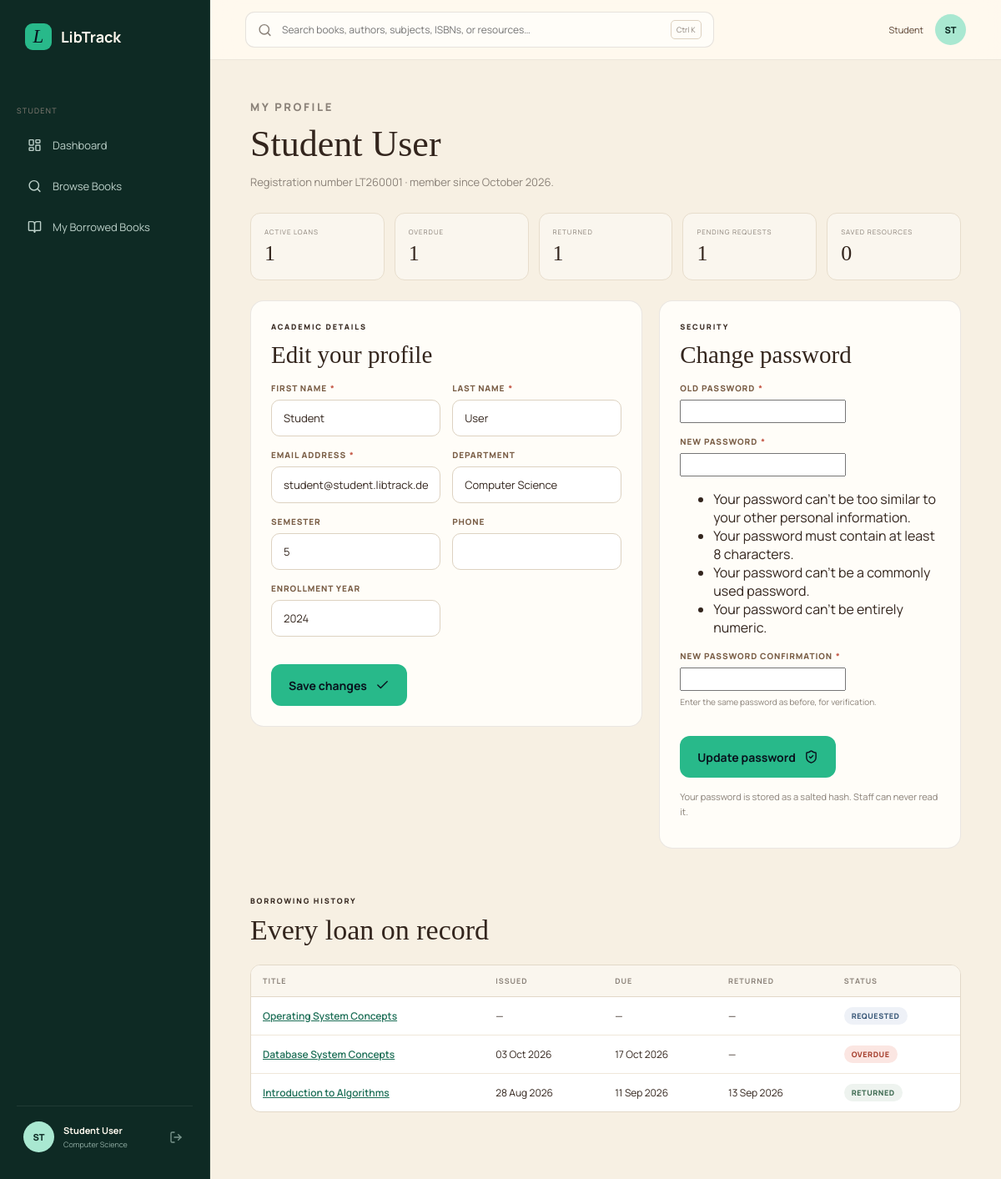
The app's page /student/profile/ (signed in) with its own data.
### core/models.py (models this page shows, shortened)
class TimestampedModel(models.Model):
    created_at = models.DateTimeField(auto_now_add=True)
    updated_at = models.DateTimeField(auto_now=True)
    class Meta:
        abstract = True

class StudentProfile(TimestampedModel):
    user = models.OneToOneField(
        settings.AUTH_USER_MODEL, on_delete=models.CASCADE, related_name="student_profile")
    student_id = models.CharField(max_length=32, unique=True)
    department = models.CharField(max_length=100, blank=True)
    semester = models.PositiveSmallIntegerField(
        null=True, blank=True,
        validators=[MinValueValidator(1), MaxValueValidator(12)])
    phone = models.CharField(max_length=24, blank=True)
    enrollment_year = models.PositiveSmallIntegerField(null=True, blank=True)
    is_active = models.BooleanField(default=True, db_index=True)
    class Meta:
        ordering = ["student_id"]
        indexes = [
            models.Index(fields=["department", "semester"], name="student_dept_sem_idx"),
        ]
        constraints = [
            models.CheckConstraint(
                condition=models.Q(semester__isnull=True)
                | models.Q(semester__gte=1, semester__lte=12),
                name="student_semester_1_to_12"),
        ]
    @property
    def display_name(self):
        return self.user.get_full_name() or self.user.get_username()

class Loan(TimestampedModel):
    class Status(models.TextChoices):
        REQUESTED = "requested", "Requested"
        ISSUED = "issued", "Issued"
        RETURNED = "returned", "Returned"
        OVERDUE = "overdue", "Overdue"
        REJECTED = "rejected", "Rejected"
    ACTIVE_STATUSES = (Status.REQUESTED, Status.ISSUED, Status.OVERDUE)
    ON_LOAN_STATUSES = (Status.ISSUED, Status.OVERDUE)
    CLOSED_STATUSES = (Status.RETURNED, Status.REJECTED)
    student = models.ForeignKey(
        StudentProfile, on_delete=models.PROTECT, related_name="loans")
    book = models.ForeignKey(Book, on_delete=models.PROTECT, related_name="loans")
    copy = models.ForeignKey(
        BookCopy, null=True, blank=True, on_delete=models.PROTECT, related_name="loans")
    status = models.CharField(
        max_length=10, choices=Status.choices, default=Status.REQUESTED, db_index=True)
    requested_at = models.DateTimeField(auto_now_add=True)
    issued_at = models.DateTimeField(null=True, blank=True)
    due_at = models.DateTimeField(null=True, blank=True, db_index=True)
    returned_at = models.DateTimeField(null=True, blank=True)
    renewal_count = models.PositiveSmallIntegerField(
        default=0, validators=[MaxValueValidator(5)])
    fine_amount = models.DecimalField(
        max_digits=8, decimal_places=2, default=0, validators=[MinValueValidator(0)])
    issued_by = models.ForeignKey(
        settings.AUTH_USER_MODEL, null=True, blank=True, on_delete=models.SET_NULL,
        related_name="loans_issued")
    received_by = models.ForeignKey(
        settings.AUTH_USER_MODEL, null=True, blank=True, on_delete=models.SET_NULL,
        related_name="loans_received")
    notes = models.TextField(blank=True)
    class Meta:
        ordering = ["-created_at"]
        indexes = [
            models.Index(fields=["student", "status"], name="loan_student_status_idx"),
            models.Index(fields=["status", "due_at"], name="loan_status_due_idx"),
            models.Index(fields=["book", "status"], name="loan_book_status_idx"),
            models.Index(fields=["created_at"], name="loan_created_idx"),
        ]
        constraints = [
            models.CheckConstraint(
                condition=models.Q(fine_amount__gte=0), name="loan_fine_nonnegative"),
            models.CheckConstraint(
                condition=models.Q(issued_at__isnull=True, due_at__isnull=True)
                | models.Q(due_at__gte=models.F("issued_at")),
                name="loan_due_after_issue"),
            models.CheckConstraint(
                condition=models.Q(returned_at__isnull=True)
                | models.Q(issued_at__isnull=True)
                | models.Q(returned_at__gte=models.F("issued_at")),
                name="loan_return_after_issue"),
        ]
    @property
    def is_overdue(self):
        if self.status not in self.ON_LOAN_STATUSES or not self.due_at:
            return False
        from django.utils import timezone
        return self.due_at < timezone.now()

class Book(TimestampedModel):
    title = models.CharField(max_length=240, db_index=True)
    slug = models.SlugField(max_length=260, unique=True, blank=True)
    subtitle = models.CharField(max_length=240, blank=True)
    isbn = models.CharField(max_length=20, unique=True, null=True, blank=True)
    authors = models.ManyToManyField(Author, related_name="books", blank=True)
    categories = models.ManyToManyField(Category, related_name="books", blank=True)
    subject = models.ForeignKey(
        Subject, null=True, blank=True, on_delete=models.SET_NULL, related_name="books")
    publisher = models.CharField(max_length=160, blank=True)
    publication_year = models.PositiveSmallIntegerField(null=True, blank=True)
    edition = models.CharField(max_length=40, blank=True)
    language = models.CharField(max_length=40, default="English")
    page_count = models.PositiveIntegerField(null=True, blank=True)
    description = models.TextField(blank=True)
    cover = models.ImageField(upload_to="covers/", blank=True, null=True)
    cover_family = models.CharField(max_length=40, blank=True, db_index=True)
    featured = models.BooleanField(default=False, db_index=True)
    is_active = models.BooleanField(default=True, db_index=True)
    objects = BookQuerySet.as_manager()
    class Meta:
        ordering = ["title"]
        indexes = [
            models.Index(fields=["is_active", "title"], name="book_active_title_idx"),
            models.Index(fields=["is_active", "featured"], name="book_active_featured_idx"),
            models.Index(fields=["subject", "publication_year"], name="book_subject_year_idx"),
        ]

### core/views.py (the view)
# urls.py: path("student/profile/", views.student_profile, name="student_profile"),
@_student_required
def student_profile(request):
    profile = _profile_for(request.user)
    history = (Loan.objects.filter(student=profile).select_related("book", "copy")
               .order_by("-created_at"))
    return render(request, "student/profile.html", {
        "profile": profile,
        "form": StudentProfileForm(instance=profile),
        "password_form": PasswordChangeForm(user=request.user),
        "stats": services.student_dashboard_data(profile),
        "history": history,
        "section": "student",
    })

### templates/student/profile.html (shortened to what this page needs)
{% extends "base.html" %}
{% block content %}
<div class="app-shell">
  {% include "partials/sidebar.html" %}
  <main class="app-main">
    {% include "partials/topbar.html" %}
    <section class="content-pad">
      <div class="page-intro">
        <p class="app-eyebrow">MY PROFILE</p>
        <h1>{{ profile.display_name }}</h1>
        <p>Registration number {{ profile.student_id }} · member since {{ profile.created_at|date:"F Y" }}.</p>
      </div>
      <div class="metric-list" style="margin-bottom:24px">
        <div><small>Active loans</small><strong>{{ stats.active_loans }}</strong></div>
        <div><small>Overdue</small><strong>{{ stats.overdue_loans }}</strong></div>
        <div><small>Returned</small><strong>{{ stats.returned_loans }}</strong></div>
        <div><small>Pending requests</small><strong>{{ stats.pending_requests }}</strong></div>
        <div><small>Saved resources</small><strong>{{ stats.saved_resources }}</strong></div>
      </div>
      <div class="panel-grid">
        <section class="panel">
          <div class="panel-head">
            <div><p class="app-eyebrow">ACADEMIC DETAILS</p><h2>Edit your profile</h2></div>
          </div>
          <form method="post" action="{% url 'core:student_profile_update' %}" novalidate>{% csrf_token %}
            <div class="form-grid form-grid-2">
              {% for field in form %}{% include "partials/form_field.html" %}{% endfor %}
            </div>
            <button class="button button-primary" type="submit" style="margin-top:18px">Save changes <i data-lucide="check"></i></button>
          </form>
        </section>
        <section class="panel">
          <div class="panel-head">
            <div><p class="app-eyebrow">SECURITY</p><h2>Change password</h2></div>
          </div>
          <form method="post" action="{% url 'core:student_password' %}" novalidate>{% csrf_token %}
            {% for field in password_form %}{% include "partials/form_field.html" %}{% endfor %}
            <button class="button button-primary" type="submit" style="margin-top:18px">Update password <i data-lucide="shield-check"></i></button>
          </form>
          <p class="inline-note" style="margin-top:14px">Your password is stored as a salted hash. Staff can never read it.</p>
        </section>
      </div>
      <div class="section-heading"><div><p class="app-eyebrow">BORROWING HISTORY</p><h2>Every loan on record</h2></div></div>
      {% if history %}
        <div class="table-wrap">
          <table class="data-table">
            <thead><tr><th>Title</th><th>Issued</th><th>Due</th><th>Returned</th><th>Status</th></tr></thead>
            <tbody>
              {% for loan in history %}
                <tr>
                  <td><a href="{% url 'core:book_detail' loan.book.slug %}">{{ loan.book.title }}</a></td>
                  <td>{{ loan.issued_at|date:"d M Y"|default:"—" }}</td>
                  <td>{{ loan.due_at|date:"d M Y"|default:"—" }}</td>
                  <td>{{ loan.returned_at|date:"d M Y"|default:"—" }}</td>
                  <td><span class="badge {% if loan.is_overdue %}badge-overdue{% else %}badge-{{ loan.status }}{% endif %}">{{ loan.get_status_display }}</span></td>
                </tr>
              {% endfor %}
            </tbody>
          </table>
        </div>
      {% endif %}
    </section>
  </main>
</div>
{% endblock %}

### templates/partials/sidebar.html (shortened to what this page needs)
<aside class="app-sidebar" id="app-sidebar">
  <a class="brand sidebar-brand" href="{% url 'core:home' %}"><span class="brand-mark">L</span><span>LibTrack</span></a>
  <nav class="side-nav" aria-label="Product navigation">
    {% if request.user.is_staff %}
      <p class="nav-label">Librarian</p>
      <a class="{% if section == 'librarian' %}active{% endif %}" href="{% url 'core:librarian' %}"><i data-lucide="layout-dashboard"></i>Dashboard</a>
      <a class="{% if request.resolver_match.url_name == 'librarian_books' or request.resolver_match.url_name == 'librarian_book_edit' or request.resolver_match.url_name == 'librarian_copies' %}active{% endif %}" href="{% url 'core:librarian_books' %}"><i data-lucide="book-copy"></i>Books</a>
      <a class="{% if request.resolver_match.url_name == 'librarian_students' or request.resolver_match.url_name == 'librarian_student_detail' %}active{% endif %}" href="{% url 'core:librarian_students' %}"><i data-lucide="users"></i>Students</a>
      <a class="{% if request.resolver_match.url_name == 'librarian_circulation' %}active{% endif %}" href="{% url 'core:librarian_circulation' %}"><i data-lucide="repeat-2"></i>Issue / Return</a>
      <a class="{% if request.resolver_match.url_name == 'librarian_reports' %}active{% endif %}" href="{% url 'core:librarian_reports' %}"><i data-lucide="chart-no-axes-combined"></i>Reports &amp; Analytics</a>
    {% else %}
      <p class="nav-label">Student</p>
      <a class="" href="{% if request.user.is_authenticated %}{% url 'core:student' %}{% else %}{% url 'core:portal_select' %}{% endif %}"><i data-lucide="layout-dashboard"></i>Dashboard</a>
      <a class="{% if section == 'discover' %}active{% endif %}" href="{% url 'core:discover' %}"><i data-lucide="search"></i>Browse Books</a>
      <a class="{% if request.resolver_match.url_name == 'student_loans' %}active{% endif %}" href="{% if request.user.is_authenticated %}{% url 'core:student_loans' %}{% else %}{% url 'core:portal_select' %}{% endif %}"><i data-lucide="book-open"></i>My Borrowed Books</a>
    {% endif %}
  </nav>
  <div class="sidebar-user">
    <span class="avatar">{% if request.user.is_authenticated %}{{ request.user.first_name|default:request.user.username|slice:":2"|upper }}{% else %}LT{% endif %}</span>
    <div>
      <strong>{% if request.user.is_authenticated %}{{ request.user.get_full_name|default:request.user.username }}{% else %}Guest reader{% endif %}</strong>
      <small>{% if request.user.is_staff %}Librarian{% elif request.user.student_profile %}{{ request.user.student_profile.department|default:"Student" }}{% else %}Browse the collection{% endif %}</small>
    </div>
    {% if request.user.is_authenticated %}
      <form method="post" action="{% url 'core:logout' %}">{% csrf_token %}<button type="submit" aria-label="Sign out" title="Sign out" class="sidebar-icon-button"><i data-lucide="log-out"></i></button></form>
    {% else %}
      <a href="{% url 'core:portal_select' %}" aria-label="Sign in"><i data-lucide="log-in"></i></a>
    {% endif %}
  </div>
</aside>

### templates/partials/topbar.html (shortened to what this page needs)
<header class="app-topbar">
  <form class="top-search" action="{% url 'core:discover' %}" method="get" role="search"><i data-lucide="search"></i><label class="visually-hidden" for="topbar-search">Search the catalogue</label><input id="topbar-search" name="q" value="{{ request.GET.q|default:'' }}" aria-label="Global search" placeholder="Search books, authors, subjects, ISBNs, or resources…"><kbd>Ctrl K</kbd></form>
  <div class="top-actions">
    {% if request.user.is_authenticated %}
      <span class="topbar-name">{{ request.user.first_name|default:request.user.username }}</span>
      <a class="mini-avatar" href="{% if request.user.is_staff %}{% url 'core:librarian' %}{% else %}{% url 'core:student' %}{% endif %}" aria-label="Go to my dashboard">{{ request.user.first_name|default:request.user.username|slice:":2"|upper }}</a>
    {% else %}
      <a href="{% url 'core:portal_select' %}">Sign in</a>
    {% endif %}
  </div>
</header>

### templates/partials/form_field.html (shortened to what this page needs)
<div class="form-field{% if field.errors %} has-error{% endif %}">
  {% if field.field.widget.input_type == "checkbox" %}
    <label class="checkbox-field" for="{{ field.id_for_label }}">{{ field }} <span>{{ field.label }}</span></label>
  {% else %}
    <label for="{{ field.id_for_label }}">{{ field.label }}{% if field.field.required %}<span class="req" aria-hidden="true">*</span>{% endif %}</label>
    {{ field }}
  {% endif %}
  {% if field.help_text %}<p class="help-text">{{ field.help_text }}</p>{% endif %}
</div>

### records on screen
StudentProfile: display_name "Student User", student_id "LT260001", created_at "October 2026", form "Computer Science" "5" "2024"
Loan: book "Operating System Concepts", issued_at "—", due_at "—", returned_at "—", status "REQUESTED"
Loan: book "Database System Concepts", issued_at "03 Oct 2026", due_at "17 Oct 2026", returned_at "—", status "OVERDUE"
Loan: book "Introduction to Algorithms", issued_at "28 Aug 2026", due_at "11 Sep 2026", returned_at "13 Sep 2026", status "RETURNED"

### other values on screen
{{ request.user.first_name|default:request.user.username|slice:":2"|upper }} "ST"
{{ request.user.get_full_name|default:request.user.username }} "Student User"
{{ request.user.student_profile.department|default:"Student" }} "Computer Science"
{{ request.user.first_name|default:request.user.username }} "Student"
{{ stats.active_loans }} "1"
{{ stats.overdue_loans }} "1"
{{ stats.returned_loans }} "1"
{{ stats.pending_requests }} "1"
{{ stats.saved_resources }} "0"
{{ field.label }} "FIRST NAME" "LAST NAME" "EMAIL ADDRESS" "DEPARTMENT" "SEMESTER" "PHONE" "ENROLLMENT YEAR" "OLD PASSWORD" "NEW PASSWORD" "NEW PASSWORD CONFIRMATION"
{{ field.help_text }} "Enter the same password as before, for verification."
